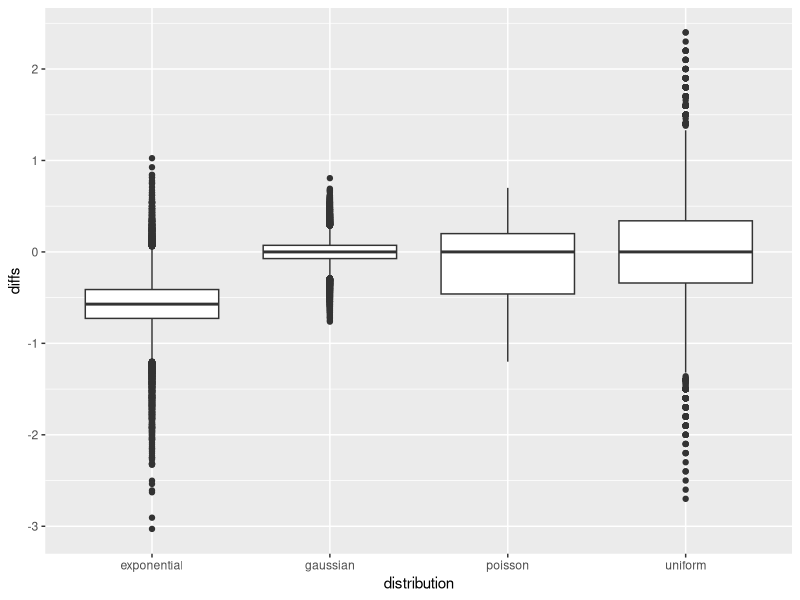
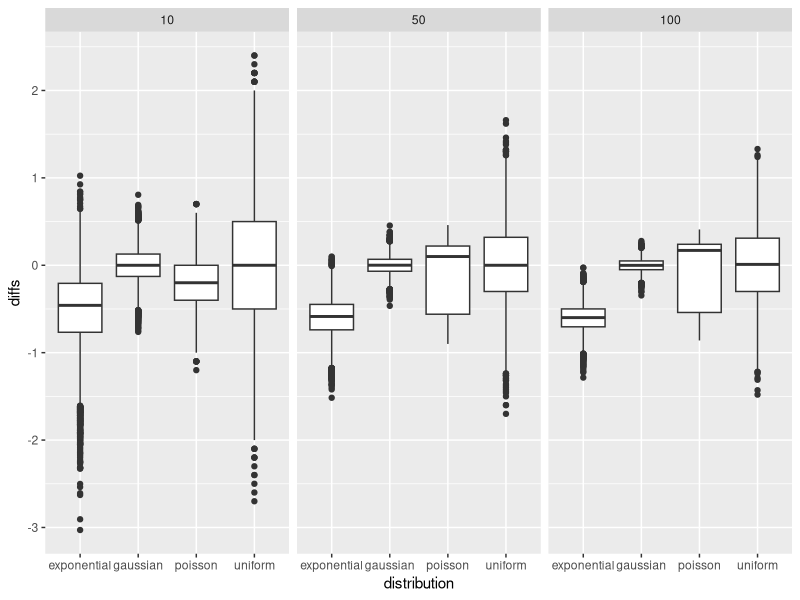
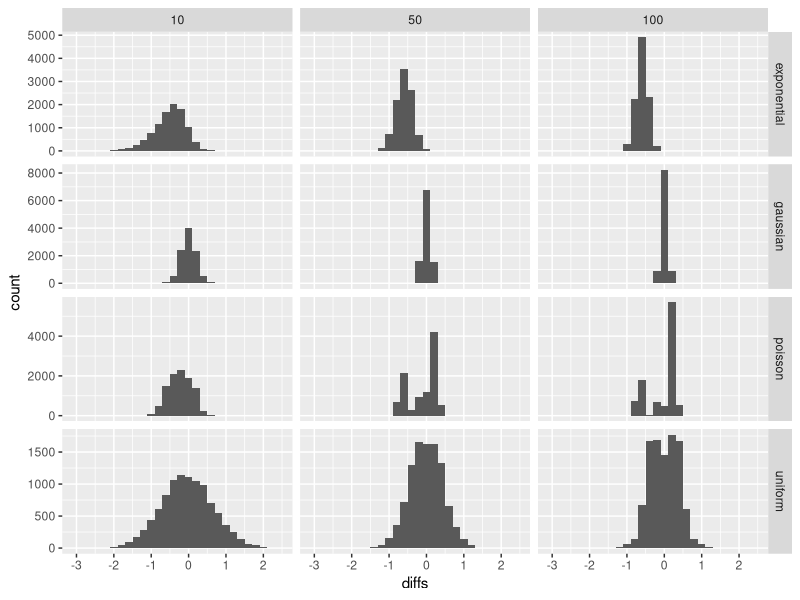
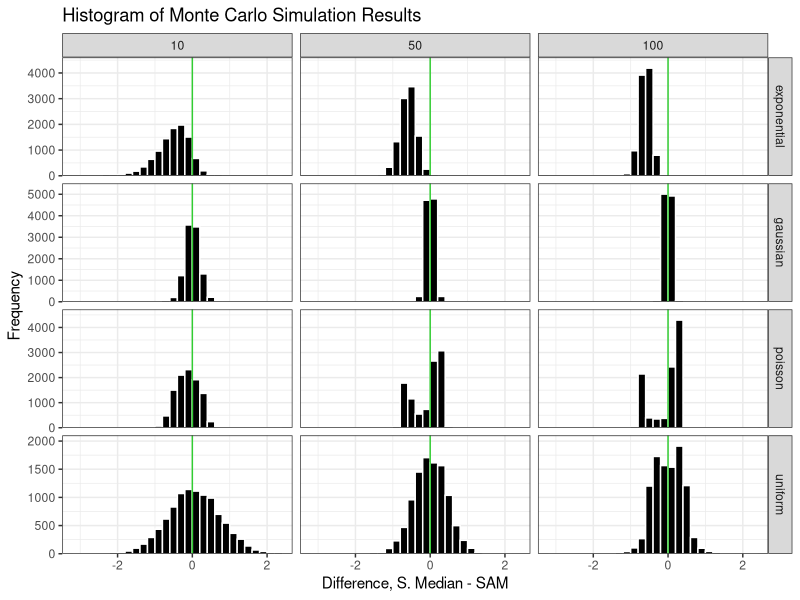
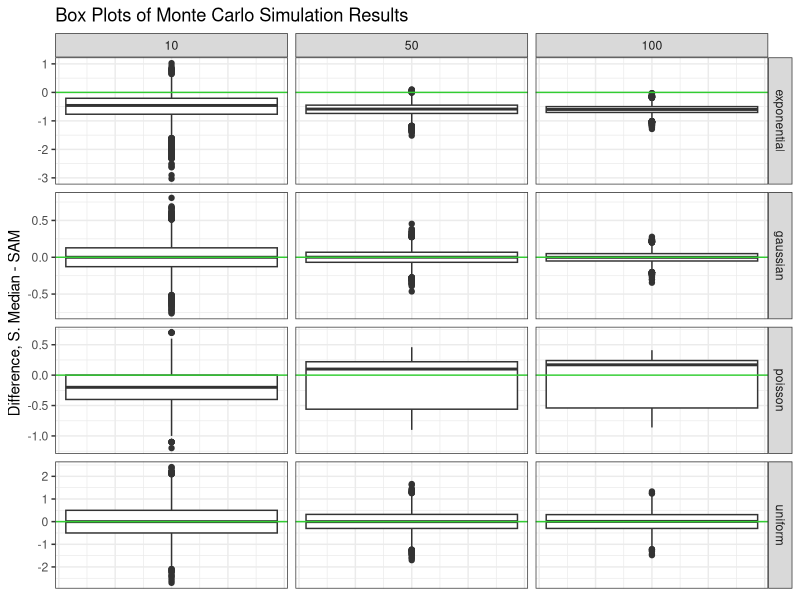
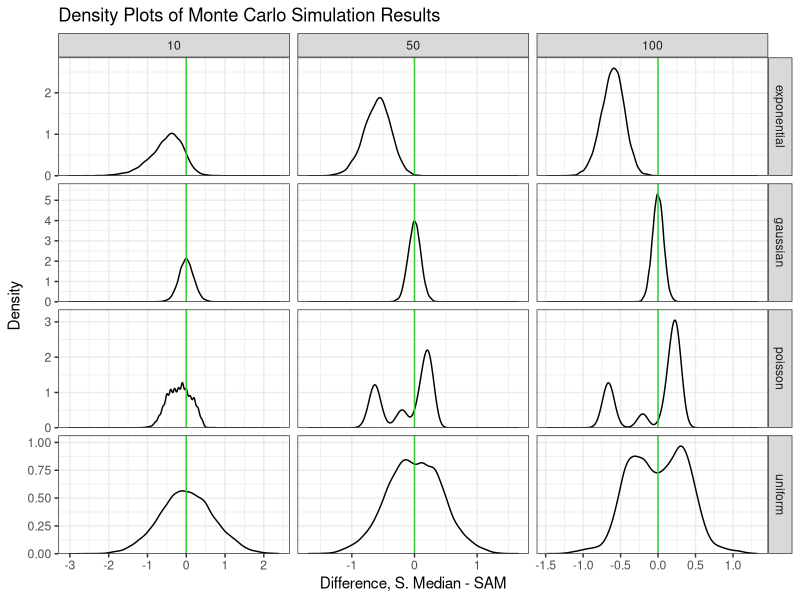

Reproduce these figures in R, in order.
#' Difference Between SAM and Sample Median
#'
#' @description
#' A function that will return the difference S. Median - SAM
#'
#' @param n int The sample size
#' @param distribution character The distribution name to be used
#'
#' @returns The difference in value of the SAM and S. Median
#'
#' @details
#' The function generates a random sample of size `n` from the
#' `distribution` distribution. From this sample, we then calculate
#' the values of the Sample Arithmetic Mean and the Sample Median. The
#' function returns the differnce S. Median - SAM.
#'
getDifference <- function(n, distribution){
  ## Generate Random Sample
  if (distribution == "uniform") {
    randSample <- sample(x = 1:10, size = n, replace = TRUE)
  } else if (distribution == "gaussian") {
    randSample <- rnorm(n = n, mean = 0, sd = 1)
  } else if (distribution == "poisson") {
    randSample <- rpois(n = n, lambda = 0.75)
  } else if (distribution == "exponential") {
    randSample <- rexp(n = n, rate = 0.5)
  } else {
    ### Optional
    ### Any other value for distribution causes a stop
    stop("Distribution value not recognized")
  }
  
  ## Calculate values of SAM and Sample Median
  sam <- mean(randSample)
  smedian <- median(randSample)
  
  ## Calculate the difference
  diff <- smedian - sam
  
  return(diff)
}

#-------------------------------------------#
# Monte Carlo Simulation ----

# Load packages -----
library(tidyverse)

## Discrete Uniform ----
uniform.10 <- replicate(
  n = 10000,
  expr = getDifference(n = 10, distribution = "uniform")
)
uniform.50 <- replicate(
  n = 10000,
  expr = getDifference(n = 50, distribution = "uniform")
)
uniform.100 <- replicate(
  n = 10000,
  expr = getDifference(n = 100, distribution = "uniform")
)
## Gaussian ----
gaussian.10 <- replicate(
  n = 10000,
  expr = getDifference(n = 10, distribution = "gaussian")
)
gaussian.50 <- replicate(
  n = 10000,
  expr = getDifference(n = 50, distribution = "gaussian")
)
gaussian.100 <- replicate(
  n = 10000,
  expr = getDifference(n = 100, distribution = "gaussian")
)
## Poisson ----
poisson.10 <- replicate(
  n = 10000,
  expr = getDifference(n = 10, distribution = "poisson")
)
poisson.50 <- replicate(
  n = 10000,
  expr = getDifference(n = 50, distribution = "poisson")
)
poisson.100 <- replicate(
  n = 10000,
  expr = getDifference(n = 100, distribution = "poisson")
)
## Exponential ----
exponential.10 <- replicate(
  n = 10000,
  expr = getDifference(n = 10, distribution = "exponential")
)
exponential.50 <- replicate(
  n = 10000,
  expr = getDifference(n = 50, distribution = "exponential")
)
exponential.100 <- replicate(
  n = 10000,
  expr = getDifference(n = 100, distribution = "exponential")
)

# Make Data Frame ----
simResults <- bind_cols(
  uniform.10, uniform.50, uniform.100,
  gaussian.10, gaussian.50, gaussian.100,
  poisson.10, poisson.50, poisson.100,
  exponential.10, exponential.50, exponential.100
)

# Wrangle the data ----
## Apply Meaningful names
## Pivot the columns to one for values and one for names
## Separate the names to the simulation parameters
## Set sample size to numeric data type
simResults <- simResults %>%
  rename(
    uniform.10 = ...1,
    uniform.50 = ...2,
    uniform.100 = ...3,
    gaussian.10 = ...4,
    gaussian.50 = ...5,
    gaussian.100 = ...6,
    poisson.10 = ...7,
    poisson.50 = ...8,
    poisson.100 = ...9,
    exponential.10 = ...10,
    exponential.50 = ...11,
    exponential.100 = ...12
  ) %>%
  pivot_longer(
    cols = everything(),
    names_to = "simSettings",
    values_to = "diffs"
  ) %>%
  separate_wider_delim(
    cols = "simSettings",
    delim = ".",
    names = c("distribution", "sampleSize")
  ) %>%
  mutate(
    sampleSize = parse_number(sampleSize)
  )

View(simResults)

# Make Plot ----
## Initial Plot ----
ggplot(
  data = simResults,
  mapping = aes(x = distribution, y = diffs)
) +
  geom_boxplot()

## Improve Plot by Faceting
ggplot(
  data = simResults,
  mapping = aes(x = distribution, y = diffs)
) +
  geom_boxplot() +
  facet_wrap(facets = vars(sampleSize))

## Try Histogram
ggplot(
  data = simResults,
  mapping = aes(x = diffs)
) +
  geom_histogram(
    binwidth = 0.2
  ) +
  facet_grid(
    rows = vars(distribution),
    cols = vars(sampleSize),
    scales = "free_y"
  )

## Polish Visualization ----
## Improve labels and scaling
## Add a reference line for a difference of 0
### Histograms ----
ggplot(
  data = simResults,
  mapping = aes(x = diffs)
) +
  geom_histogram(
    fill = "black",
    color = "white",
    closed = "left",
    boundary = 0,
    binwidth = 0.2
  ) +
  geom_vline(
    xintercept = 0,
    color = "limegreen"
  ) +
  scale_y_continuous(
    expand = expansion(mult = c(0, 0.1))
  ) +
  facet_grid(
    rows = vars(distribution),
    cols = vars(sampleSize),
    scales = "free_y"
  ) +
  labs(
    x = "Difference, S. Median - SAM",
    y = "Frequency",
    title = "Histogram of Monte Carlo Simulation Results"
  ) +
  theme_bw()

### Box Plots ----
ggplot(
  data = simResults,
  mapping = aes(y = diffs)
) +
  geom_boxplot() +
  geom_hline(
    yintercept = 0,
    color = "limegreen"
  ) +
  facet_grid(
    rows = vars(distribution),
    cols = vars(sampleSize),
    scales = "free"
  ) +
  labs(
    y = "Difference, S. Median - SAM",
    title = "Box Plots of Monte Carlo Simulation Results"
  ) +
  theme_bw() +
  theme(
    axis.text.x = element_blank(),
    axis.ticks.x = element_blank()
  )

### Density plots ----
ggplot(
  data = simResults,
  mapping = aes(x = diffs)
) +
  geom_density() +
  geom_vline(
    xintercept = 0,
    color = "limegreen"
  ) +
  scale_y_continuous(
    expand = expansion(mult = c(0, 0.1))
  ) +
  facet_grid(
    rows = vars(distribution),
    cols = vars(sampleSize),
    scales = "free"
  ) +
  labs(
    x = "Difference, S. Median - SAM",
    y = "Density",
    title = "Density Plots of Monte Carlo Simulation Results"
  ) +
  theme_bw()
